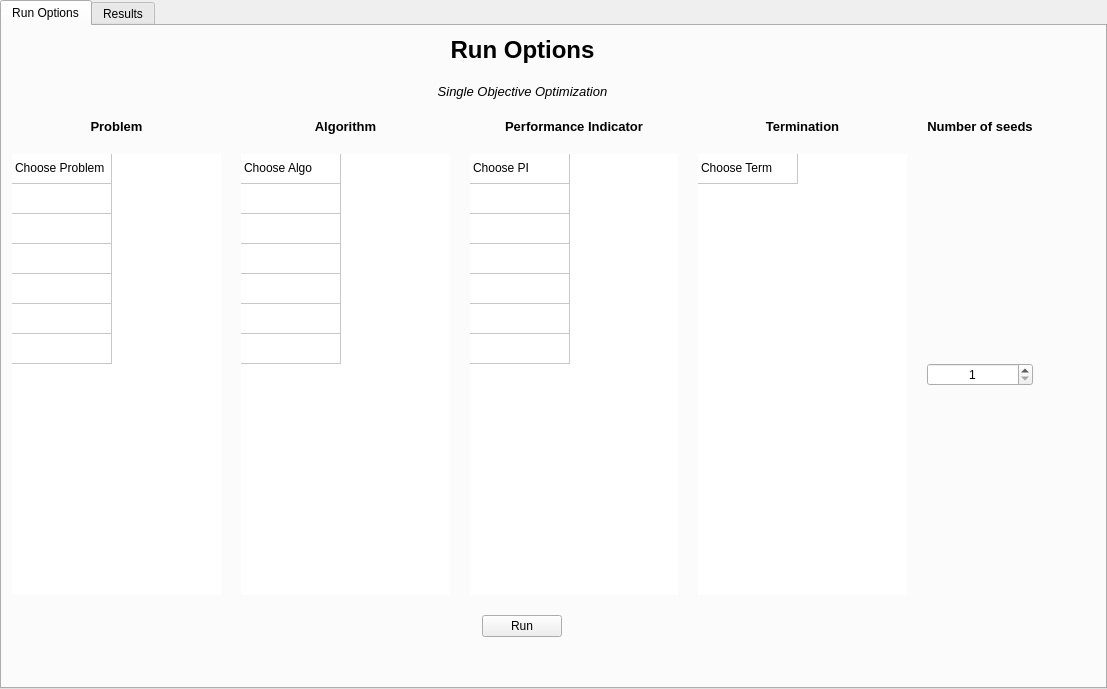
<?xml version="1.0" encoding="UTF-8"?>
<ui version="4.0">
 <class>TabWidget</class>
 <widget class="QTabWidget" name="TabWidget">
  <property name="geometry">
   <rect>
    <x>0</x>
    <y>0</y>
    <width>1107</width>
    <height>689</height>
   </rect>
  </property>
  <property name="windowTitle">
   <string>TabWidget</string>
  </property>
  <property name="currentIndex">
   <number>0</number>
  </property>
  <widget class="QWidget" name="options_tab">
   <attribute name="title">
    <string>Run Options</string>
   </attribute>
   <widget class="QWidget" name="verticalLayoutWidget">
    <property name="geometry">
     <rect>
      <x>10</x>
      <y>10</y>
      <width>1021</width>
      <height>601</height>
     </rect>
    </property>
    <layout class="QVBoxLayout" name="verticalLayout">
     <property name="spacing">
      <number>20</number>
     </property>
     <property name="topMargin">
      <number>0</number>
     </property>
     <property name="bottomMargin">
      <number>0</number>
     </property>
     <item>
      <widget class="QLabel" name="label_6">
       <property name="font">
        <font>
         <pointsize>18</pointsize>
         <weight>75</weight>
         <bold>true</bold>
        </font>
       </property>
       <property name="text">
        <string>&lt;html&gt;&lt;head/&gt;&lt;body&gt;&lt;p align=&quot;center&quot;&gt;Run Options&lt;/p&gt;&lt;/body&gt;&lt;/html&gt;</string>
       </property>
       <property name="textFormat">
        <enum>Qt::AutoText</enum>
       </property>
       <property name="scaledContents">
        <bool>false</bool>
       </property>
       <property name="alignment">
        <set>Qt::AlignCenter</set>
       </property>
      </widget>
     </item>
     <item>
      <widget class="QLabel" name="soo_label">
       <property name="font">
        <font>
         <pointsize>18</pointsize>
         <weight>75</weight>
         <bold>true</bold>
        </font>
       </property>
       <property name="text">
        <string>&lt;html&gt;&lt;head/&gt;&lt;body&gt;&lt;p align=&quot;center&quot;&gt;&lt;span style=&quot; font-size:10pt; font-weight:400; font-style:italic;&quot;&gt;Single Objective Optimization&lt;/span&gt;&lt;/p&gt;&lt;/body&gt;&lt;/html&gt;</string>
       </property>
       <property name="textFormat">
        <enum>Qt::AutoText</enum>
       </property>
       <property name="scaledContents">
        <bool>false</bool>
       </property>
       <property name="alignment">
        <set>Qt::AlignCenter</set>
       </property>
      </widget>
     </item>
     <item>
      <layout class="QGridLayout" name="gridLayout_5">
       <item row="1" column="4">
        <widget class="QSpinBox" name="n_seeds_SpinBox">
         <property name="alignment">
          <set>Qt::AlignCenter</set>
         </property>
         <property name="minimum">
          <number>1</number>
         </property>
        </widget>
       </item>
       <item row="1" column="2">
        <widget class="QTableWidget" name="pi_table">
         <property name="layoutDirection">
          <enum>Qt::LeftToRight</enum>
         </property>
         <property name="autoFillBackground">
          <bool>false</bool>
         </property>
         <property name="frameShape">
          <enum>QFrame::NoFrame</enum>
         </property>
         <property name="frameShadow">
          <enum>QFrame::Plain</enum>
         </property>
         <property name="lineWidth">
          <number>0</number>
         </property>
         <property name="midLineWidth">
          <number>0</number>
         </property>
         <property name="verticalScrollBarPolicy">
          <enum>Qt::ScrollBarAsNeeded</enum>
         </property>
         <property name="horizontalScrollBarPolicy">
          <enum>Qt::ScrollBarAsNeeded</enum>
         </property>
         <property name="sizeAdjustPolicy">
          <enum>QAbstractScrollArea::AdjustToContents</enum>
         </property>
         <property name="wordWrap">
          <bool>true</bool>
         </property>
         <attribute name="horizontalHeaderVisible">
          <bool>false</bool>
         </attribute>
         <attribute name="verticalHeaderVisible">
          <bool>false</bool>
         </attribute>
         <row>
          <property name="text">
           <string>0</string>
          </property>
         </row>
         <row>
          <property name="text">
           <string>1</string>
          </property>
         </row>
         <row>
          <property name="text">
           <string>2</string>
          </property>
         </row>
         <row>
          <property name="text">
           <string>3</string>
          </property>
         </row>
         <row>
          <property name="text">
           <string>4</string>
          </property>
         </row>
         <row>
          <property name="text">
           <string>5</string>
          </property>
         </row>
         <row>
          <property name="text">
           <string>6</string>
          </property>
         </row>
         <column>
          <property name="text">
           <string>0</string>
          </property>
         </column>
         <item row="0" column="0">
          <property name="text">
           <string>Choose PI</string>
          </property>
         </item>
        </widget>
       </item>
       <item row="1" column="3">
        <widget class="QTableWidget" name="term_table">
         <property name="layoutDirection">
          <enum>Qt::LeftToRight</enum>
         </property>
         <property name="autoFillBackground">
          <bool>false</bool>
         </property>
         <property name="frameShape">
          <enum>QFrame::NoFrame</enum>
         </property>
         <property name="frameShadow">
          <enum>QFrame::Plain</enum>
         </property>
         <property name="lineWidth">
          <number>0</number>
         </property>
         <property name="midLineWidth">
          <number>0</number>
         </property>
         <property name="verticalScrollBarPolicy">
          <enum>Qt::ScrollBarAsNeeded</enum>
         </property>
         <property name="horizontalScrollBarPolicy">
          <enum>Qt::ScrollBarAsNeeded</enum>
         </property>
         <property name="sizeAdjustPolicy">
          <enum>QAbstractScrollArea::AdjustToContents</enum>
         </property>
         <property name="wordWrap">
          <bool>true</bool>
         </property>
         <attribute name="horizontalHeaderVisible">
          <bool>false</bool>
         </attribute>
         <attribute name="verticalHeaderVisible">
          <bool>false</bool>
         </attribute>
         <row>
          <property name="text">
           <string>0</string>
          </property>
         </row>
         <column>
          <property name="text">
           <string>0</string>
          </property>
         </column>
         <item row="0" column="0">
          <property name="text">
           <string>Choose Term</string>
          </property>
         </item>
        </widget>
       </item>
       <item row="0" column="3">
        <widget class="QLabel" name="label_2">
         <property name="font">
          <font>
           <pointsize>10</pointsize>
           <weight>75</weight>
           <bold>true</bold>
          </font>
         </property>
         <property name="text">
          <string>Termination</string>
         </property>
         <property name="alignment">
          <set>Qt::AlignCenter</set>
         </property>
         <property name="wordWrap">
          <bool>true</bool>
         </property>
        </widget>
       </item>
       <item row="0" column="0">
        <widget class="QLabel" name="label_3">
         <property name="font">
          <font>
           <pointsize>10</pointsize>
           <weight>75</weight>
           <bold>true</bold>
          </font>
         </property>
         <property name="text">
          <string>Problem</string>
         </property>
         <property name="alignment">
          <set>Qt::AlignCenter</set>
         </property>
         <property name="wordWrap">
          <bool>true</bool>
         </property>
        </widget>
       </item>
       <item row="0" column="4">
        <widget class="QLabel" name="label">
         <property name="font">
          <font>
           <pointsize>10</pointsize>
           <weight>75</weight>
           <bold>true</bold>
          </font>
         </property>
         <property name="text">
          <string>Number of seeds</string>
         </property>
         <property name="alignment">
          <set>Qt::AlignCenter</set>
         </property>
         <property name="wordWrap">
          <bool>true</bool>
         </property>
        </widget>
       </item>
       <item row="0" column="2">
        <widget class="QLabel" name="label_5">
         <property name="font">
          <font>
           <pointsize>10</pointsize>
           <weight>75</weight>
           <bold>true</bold>
          </font>
         </property>
         <property name="text">
          <string>Performance Indicator</string>
         </property>
         <property name="alignment">
          <set>Qt::AlignCenter</set>
         </property>
         <property name="wordWrap">
          <bool>true</bool>
         </property>
        </widget>
       </item>
       <item row="0" column="1">
        <widget class="QLabel" name="label_4">
         <property name="font">
          <font>
           <pointsize>10</pointsize>
           <weight>75</weight>
           <bold>true</bold>
          </font>
         </property>
         <property name="text">
          <string>Algorithm</string>
         </property>
         <property name="alignment">
          <set>Qt::AlignCenter</set>
         </property>
         <property name="wordWrap">
          <bool>true</bool>
         </property>
        </widget>
       </item>
       <item row="1" column="1">
        <widget class="QTableWidget" name="algo_table">
         <property name="layoutDirection">
          <enum>Qt::LeftToRight</enum>
         </property>
         <property name="autoFillBackground">
          <bool>false</bool>
         </property>
         <property name="frameShape">
          <enum>QFrame::NoFrame</enum>
         </property>
         <property name="frameShadow">
          <enum>QFrame::Plain</enum>
         </property>
         <property name="lineWidth">
          <number>0</number>
         </property>
         <property name="midLineWidth">
          <number>0</number>
         </property>
         <property name="verticalScrollBarPolicy">
          <enum>Qt::ScrollBarAsNeeded</enum>
         </property>
         <property name="horizontalScrollBarPolicy">
          <enum>Qt::ScrollBarAsNeeded</enum>
         </property>
         <property name="sizeAdjustPolicy">
          <enum>QAbstractScrollArea::AdjustToContents</enum>
         </property>
         <property name="wordWrap">
          <bool>true</bool>
         </property>
         <attribute name="horizontalHeaderVisible">
          <bool>false</bool>
         </attribute>
         <attribute name="verticalHeaderVisible">
          <bool>false</bool>
         </attribute>
         <row>
          <property name="text">
           <string>0</string>
          </property>
         </row>
         <row>
          <property name="text">
           <string>1</string>
          </property>
         </row>
         <row>
          <property name="text">
           <string>2</string>
          </property>
         </row>
         <row>
          <property name="text">
           <string>3</string>
          </property>
         </row>
         <row>
          <property name="text">
           <string>4</string>
          </property>
         </row>
         <row>
          <property name="text">
           <string>5</string>
          </property>
         </row>
         <row>
          <property name="text">
           <string>6</string>
          </property>
         </row>
         <column>
          <property name="text">
           <string>0</string>
          </property>
         </column>
         <item row="0" column="0">
          <property name="text">
           <string>Choose Algo</string>
          </property>
         </item>
        </widget>
       </item>
       <item row="1" column="0">
        <widget class="QTableWidget" name="prob_table">
         <property name="layoutDirection">
          <enum>Qt::LeftToRight</enum>
         </property>
         <property name="autoFillBackground">
          <bool>false</bool>
         </property>
         <property name="frameShape">
          <enum>QFrame::NoFrame</enum>
         </property>
         <property name="frameShadow">
          <enum>QFrame::Plain</enum>
         </property>
         <property name="lineWidth">
          <number>0</number>
         </property>
         <property name="midLineWidth">
          <number>0</number>
         </property>
         <property name="verticalScrollBarPolicy">
          <enum>Qt::ScrollBarAsNeeded</enum>
         </property>
         <property name="horizontalScrollBarPolicy">
          <enum>Qt::ScrollBarAlwaysOff</enum>
         </property>
         <property name="sizeAdjustPolicy">
          <enum>QAbstractScrollArea::AdjustToContents</enum>
         </property>
         <property name="wordWrap">
          <bool>true</bool>
         </property>
         <attribute name="horizontalHeaderVisible">
          <bool>false</bool>
         </attribute>
         <attribute name="verticalHeaderVisible">
          <bool>false</bool>
         </attribute>
         <row>
          <property name="text">
           <string>0</string>
          </property>
         </row>
         <row>
          <property name="text">
           <string>1</string>
          </property>
         </row>
         <row>
          <property name="text">
           <string>2</string>
          </property>
         </row>
         <row>
          <property name="text">
           <string>3</string>
          </property>
         </row>
         <row>
          <property name="text">
           <string>4</string>
          </property>
         </row>
         <row>
          <property name="text">
           <string>5</string>
          </property>
         </row>
         <row>
          <property name="text">
           <string>6</string>
          </property>
         </row>
         <column>
          <property name="text">
           <string>0</string>
          </property>
         </column>
         <item row="0" column="0">
          <property name="text">
           <string>Choose Problem</string>
          </property>
         </item>
        </widget>
       </item>
      </layout>
     </item>
     <item alignment="Qt::AlignHCenter">
      <widget class="QPushButton" name="run_button">
       <property name="maximumSize">
        <size>
         <width>95</width>
         <height>28</height>
        </size>
       </property>
       <property name="text">
        <string>Run</string>
       </property>
      </widget>
     </item>
    </layout>
   </widget>
  </widget>
  <widget class="QWidget" name="results_tab">
   <attribute name="title">
    <string>Results</string>
   </attribute>
   <widget class="QWidget" name="verticalLayoutWidget_2">
    <property name="geometry">
     <rect>
      <x>0</x>
      <y>0</y>
      <width>1031</width>
      <height>16</height>
     </rect>
    </property>
    <layout class="QVBoxLayout" name="my_layout"/>
   </widget>
  </widget>
 </widget>
 <resources/>
 <connections/>
</ui>
